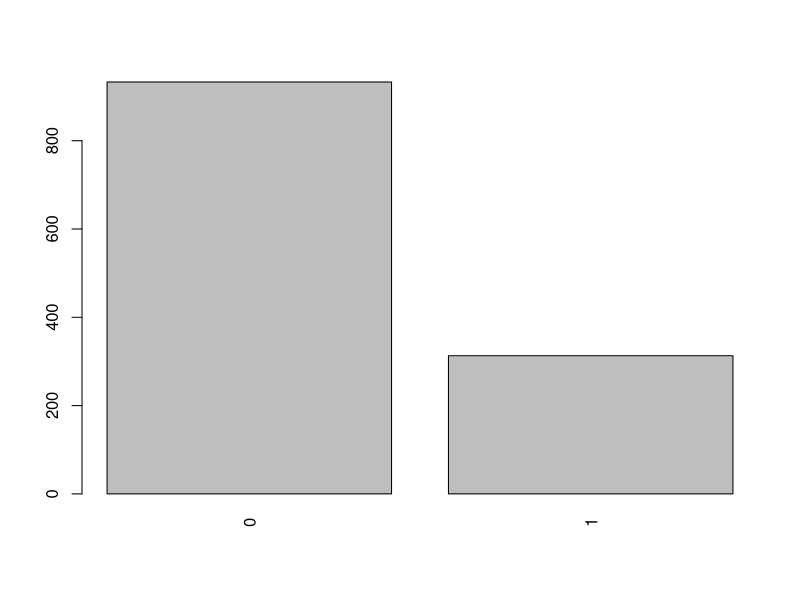
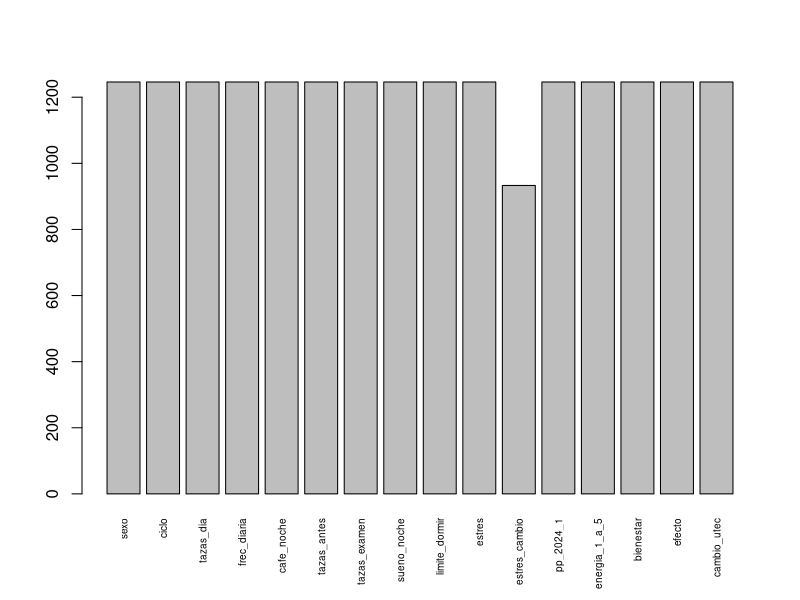
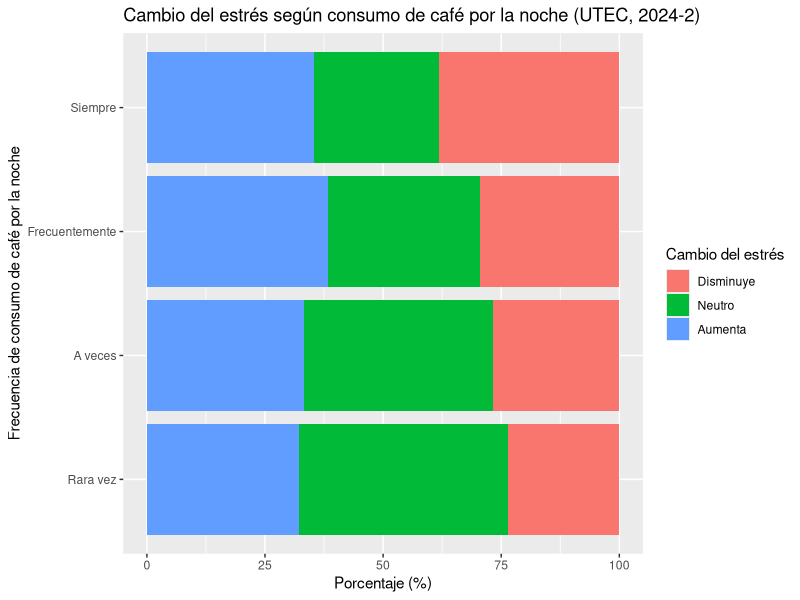
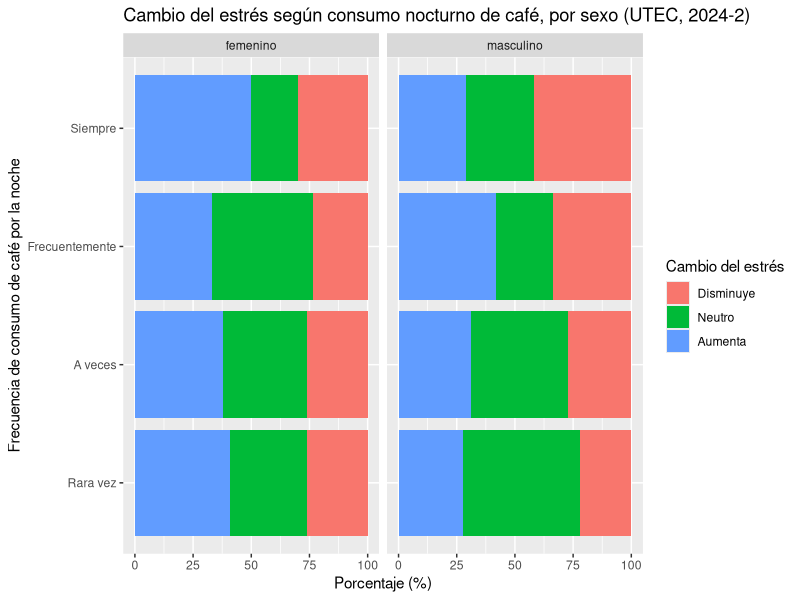
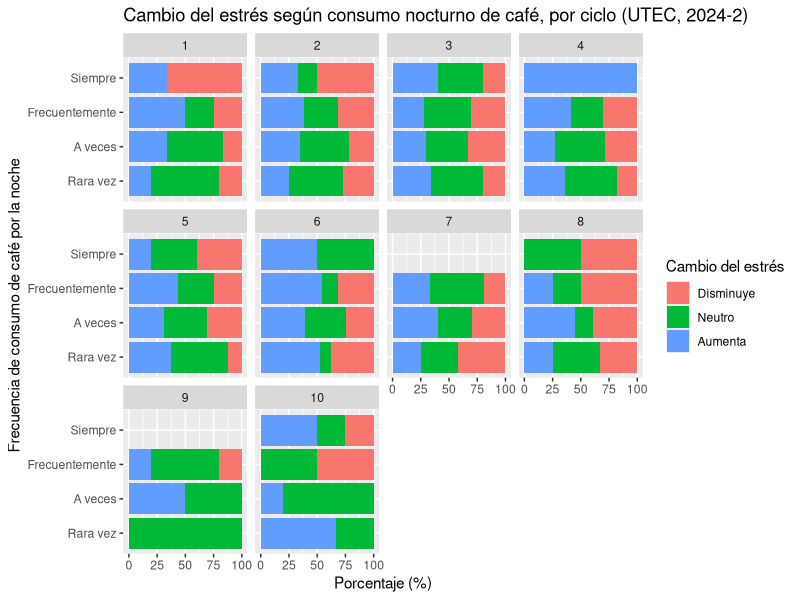
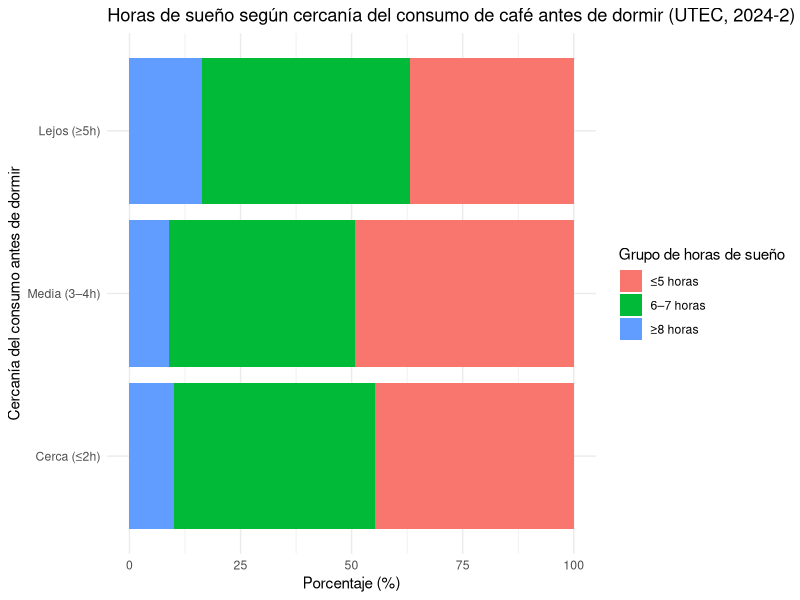
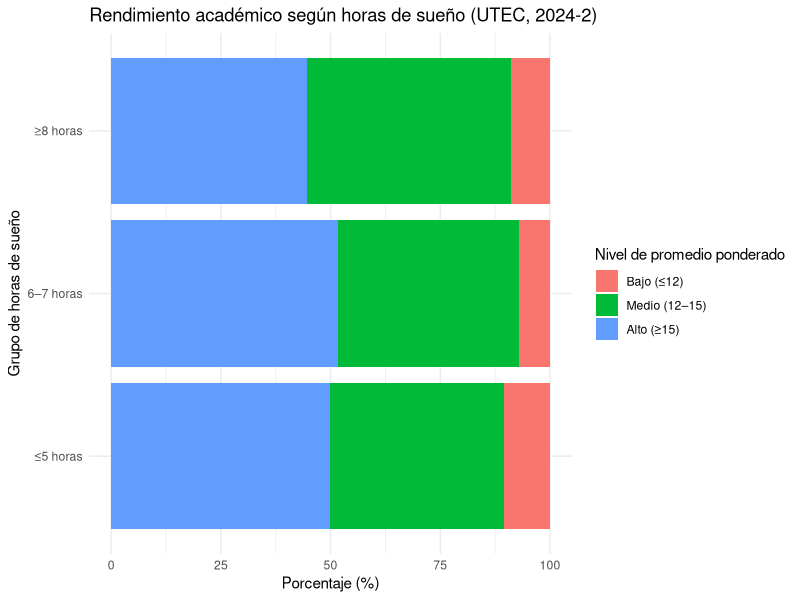
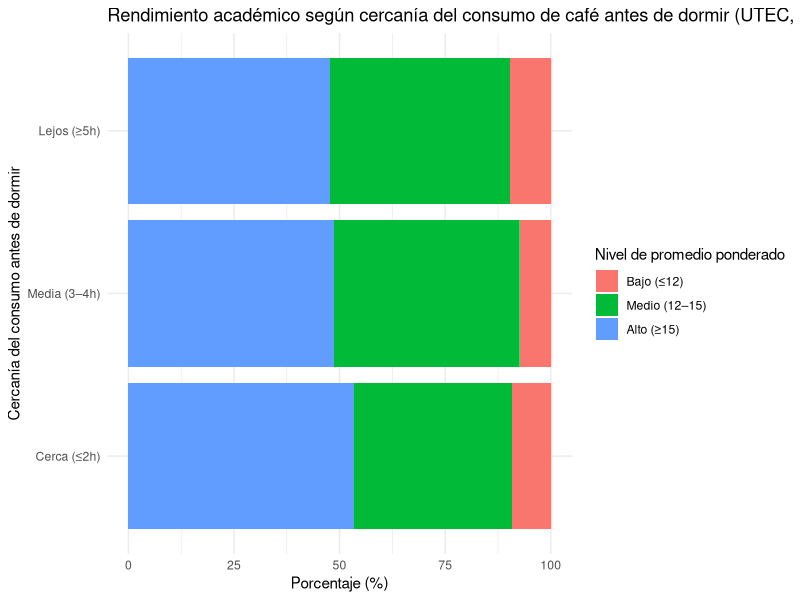

Here is the R script that generated these plots, in order:
## ---- chunk 1
library(readr)
library(plyr)
library(dplyr)
library(tidyr)
library(tidyverse)
library(ggplot2)
## ---- chunk 2
CAFE<-read_csv("DATACAFE.csv")
CAFE
## ---- chunk 3
names(CAFE) # muestra todos los nombres de las columnas
## ---- chunk 4
unique(CAFE$`¿Consume café?`)
## ---- chunk 5
SI_CAFE<- filter(CAFE, `¿Consume café?`  == "Sí"  | `¿Consume café?`  == "si")
SI_CAFE
## ---- chunk 6
SI_CAFE <- rename(
  SI_CAFE,
  sexo          = "Sexo",
  ciclo         = "Ciclo:",
  consume_cafe  = "¿Consume café?",
  tazas_dia     = "En promedio ¿Cuántas tazas de café consumes en un día?",
  tazas_antes   = "Antes de ser alumno de UTEC, ¿cuántas tazas de café consumías al día aproximadamente?",
  tazas_examen  = "Durante un día de exámenes, ¿Cuántas tazas de café consumes?",
  frec_diaria   = "¿Con qué frecuencia tomas café diariamente?",
  pp_2024_1     = "¿Cuál fue tu promedio ponderado en el ciclo 2024-1? (Tal cual aparece en tu intranet de estudiante).",
  limite_dormir = "¿Cuál es la cantidad máxima de horas antes de dormir en la que consumirías café?",
  efecto        = "¿Cómo crees que te afecta el consumo de café?",
  cafe_noche    = "¿Con qué frecuencia consumes café por la noche?",
  sueno_noche   = "¿Cuántas horas duermes por la noche en promedio cuando consumes café?",
  estres        = "¿Tu nivel de estrés cambia cuándo consumes café?",
  estres_cambio = "Si la respuesta anterior fue sí. ¿Cómo ha cambiado tu nivel de estrés después de consumir café?",
  energia_1_a_5 = "En una escala del 1 al 5, ¿Cómo calificarías el nivel de energía que sientes después de consumir café?\n1: No me brinda nada de energía\n3: Neutral\n5: Me brinda mucha energía",
  bienestar     = "¿Consideras que el consumo de café tiene algún efecto en tu bienestar físico o mental?",
  cambio_utec   = "¿Tu consumo de café cambió al ingresar a la universidad?"
)
## ---- chunk 7
glimpse(SI_CAFE)
## ---- chunk 8
# SOLO VARIABLES DE CAFE_OFICIAL (incluye estudio_extra)
# =========================

# NOMINALES
SI_CAFE$sexo <- factor(tolower(trimws(SI_CAFE$sexo)))
SI_CAFE$estres       <- factor(SI_CAFE$estres)
SI_CAFE$bienestar    <- factor(SI_CAFE$bienestar)
SI_CAFE$efecto       <- factor(SI_CAFE$efecto)

# ORDINALES (factor con levels)
SI_CAFE$frec_diaria <- factor(SI_CAFE$frec_diaria,
  levels = c("Nunca","Rara vez","A veces","Frecuentemente","Siempre")
)

SI_CAFE$cafe_noche <- factor(SI_CAFE$cafe_noche,
  levels = c("Nunca","Rara vez","A veces","Frecuentemente","Siempre")
)

SI_CAFE$estres_cambio <- factor(SI_CAFE$estres_cambio,
  levels = c("Disminuye","Neutro","Aumenta")
)

SI_CAFE$cambio_utec <- factor(SI_CAFE$cambio_utec,
  levels = c("Disminuyó mucho","Disminuyó","No cambio","Aumentó","Aumentó mucho")
)

# NUMÉRICAS (discretas -> integer)
SI_CAFE$ciclo         <- as.integer(SI_CAFE$ciclo)
SI_CAFE$tazas_dia     <- as.integer(SI_CAFE$tazas_dia)
SI_CAFE$tazas_antes   <- as.integer(SI_CAFE$tazas_antes)
SI_CAFE$tazas_examen  <- as.integer(SI_CAFE$tazas_examen)
SI_CAFE$sueno_noche   <- as.integer(SI_CAFE$sueno_noche)
SI_CAFE$limite_dormir <- as.integer(SI_CAFE$limite_dormir)
SI_CAFE$energia_1_a_5 <- as.integer(SI_CAFE$energia_1_a_5)

# NUMÉRICAS (continuas -> double)
SI_CAFE$pp_2024_1 <- as.double(SI_CAFE$pp_2024_1)

SI_CAFE
## ---- chunk 9
# 1) ¿Cuántas filas totales tienes?
nrow(SI_CAFE)

# 2) ¿Cuántas filas tienen AL MENOS un NA (en cualquier columna)?
filas_con_NA <- sum(!complete.cases(SI_CAFE))
filas_con_NA

# 3) ¿Cuántas filas NO tienen ningún NA (en ninguna columna)?
filas_sin_NA <- sum(complete.cases(SI_CAFE))
filas_sin_NA


## ---- chunk 10
# 1) Definir variables CLAVE que se usara en el analisis 

# Variables CUANTITATIVAS
# "tazas_dia", "tazas_antes", "tazas_examen" ,"sueno_noche", "limite_dormir", "pp_2024_1", "energia_1_a_5" 

# Variables CUALITATIVAS
# "frec_diaria", "cafe_noche", "estres", "estres_cambio","bienestar", "efecto","cambio_utec", "sexo", "ciclo", 

CAFE_OFICIAL <- SI_CAFE %>%
  select(
    # Factores demográficos
    sexo, ciclo,

    # Consumo de café
    tazas_dia, frec_diaria, cafe_noche, tazas_antes, tazas_examen,

    # Sueño
    sueno_noche, limite_dormir,

    # Estrés
    estres, estres_cambio,

    # Rendimiento académico
    pp_2024_1,

    # Efectos percibidos (físicos/mentales)
    energia_1_a_5, bienestar, efecto,

    # Cambio al ingresar a la U
    cambio_utec
  )



#REVISAMOS LA DATA (ANTES)

summary(CAFE_OFICIAL , useNA = "always")

#HAY DATOS QUE NO TIENEN NIGUNA LOGICA como tener un PONDERARO MAYOR A 20)

#FILTRAMOS PONIENDO RESTRICIONES
CAFE_OFICIAL <- CAFE_OFICIAL %>%
  filter(
    ciclo >= 1 & ciclo <= 10,
    tazas_dia >= 0 & tazas_dia <= 15,
    tazas_antes >= 0 & tazas_antes <= 20,
    tazas_examen >= 0 & tazas_examen <= 20,
    sueno_noche >= 1 & sueno_noche <= 12,
    limite_dormir >= 0 & limite_dormir <= 24,
    pp_2024_1 >= 0 & pp_2024_1 <= 20,
    energia_1_a_5 >= 1 & energia_1_a_5 <= 5
  )

"DATA DESPUES DE PONER RESTRICCIONES"

#REVISAMOS LA DATA (DESPUES)

summary(CAFE_OFICIAL , useNA = "always")


colSums(is.na(CAFE_OFICIAL))

## ---- chunk 11
# 1) ¿Cuántas filas totales tienes?
nrow(CAFE_OFICIAL)

# 2) ¿Cuántas filas tienen AL MENOS un NA (en cualquier columna)?
filas_con_NA <- sum(!complete.cases(CAFE_OFICIAL))
filas_con_NA

# 3) ¿Cuántas filas NO tienen ningún NA (en ninguna columna)?
filas_sin_NA <- sum(complete.cases(CAFE_OFICIAL))
filas_sin_NA

#4 Cuantos NA hay por filas 
barplot(table (rowSums (is.na(CAFE_OFICIAL))),las=3)

#5 EN CUANTAS COLUMNAS NO HAY NA EN CADA VARIABLE
barplot (colSums (!is.na (CAFE_OFICIAL)), las=3 , cex.names = 0.6)
## ---- chunk 12
# OBJETIVO 1: Consumo vs Estrés + diferenciando por sexo y ciclo
OBJ1 <- CAFE_OFICIAL %>%
  select(sexo, ciclo, cafe_noche, estres, estres_cambio, tazas_dia, frec_diaria) %>%
  filter(complete.cases(.))

nrow(OBJ1)  # n final del objetivo 1
## ---- chunk 13
# 1) TABLA PRINCIPAL: consumo nocturno vs cambio de estrés (porcentajes por fila)
tab_obj1 <- table(OBJ1$cafe_noche, OBJ1$estres_cambio)
tab_obj1
round(prop.table(tab_obj1, 1) * 100, 2)
## ---- chunk 14
# 2) GRÁFICO GENERAL 
OBJ1 %>%
  count(cafe_noche, estres_cambio) %>%
  group_by(cafe_noche) %>%
  mutate(porc = n / sum(n) * 100) %>%
  ggplot(aes(x = cafe_noche, y = porc, fill = estres_cambio)) +
  geom_col() +
  coord_flip() +
  labs(
    title = "Cambio del estrés según consumo de café por la noche (UTEC, 2024-2)",
    x = "Frecuencia de consumo de café por la noche",
    y = "Porcentaje (%)",
    fill = "Cambio del estrés"
  )
## ---- chunk 15
# 3) POR SEXO 
OBJ1 %>%
  count(sexo, cafe_noche, estres_cambio) %>%
  group_by(sexo, cafe_noche) %>%
  mutate(porc = n / sum(n) * 100) %>%
  ggplot(aes(x = cafe_noche, y = porc, fill = estres_cambio)) +
  geom_col() +
  coord_flip() +
  facet_wrap(~ sexo) +
  labs(
    title = "Cambio del estrés según consumo nocturno de café, por sexo (UTEC, 2024-2)",
    x = "Frecuencia de consumo de café por la noche",
    y = "Porcentaje (%)",
    fill = "Cambio del estrés"
  )

## ---- chunk 16
# 4) POR CICLO 
OBJ1 %>%
  count(ciclo, cafe_noche, estres_cambio) %>%
  group_by(ciclo, cafe_noche) %>%
  mutate(porc = n / sum(n) * 100) %>%
  ggplot(aes(x = cafe_noche, y = porc, fill = estres_cambio)) +
  geom_col() +
  coord_flip() +
  facet_wrap(~ ciclo) +
  labs(
    title = "Cambio del estrés según consumo nocturno de café, por ciclo (UTEC, 2024-2)",
    x = "Frecuencia de consumo de café por la noche",
    y = "Porcentaje (%)",
    fill = "Cambio del estrés"
  )
## ---- chunk 17
# OBJETIVO 2: Sueño + Cercanía antes de dormir + Rendimiento
# =========================

OBJ2 <- CAFE_OFICIAL %>%
  select( tazas_dia, cafe_noche, sueno_noche, limite_dormir, pp_2024_1) %>%
  # rangos razonables para evitar valores raros 
  filter(
    sueno_noche >= 1, sueno_noche <= 12,
    limite_dormir >= 0, limite_dormir <= 24,
    pp_2024_1 >= 0, pp_2024_1 <= 20
  ) %>%
  filter(complete.cases(.)) %>%
  mutate(
    # Cercanía del consumo antes de dormir (a partir de limite_dormir)
    cercania_cafe = case_when(
      limite_dormir <= 2 ~ "Cerca (≤2h)",
      limite_dormir <= 4 ~ "Media (3–4h)",
      TRUE               ~ "Lejos (≥5h)"
    ),
    cercania_cafe = factor(cercania_cafe, levels = c("Cerca (≤2h)", "Media (3–4h)", "Lejos (≥5h)")),

    # Grupo de horas de sueño
    grupo_sueno = case_when(
      sueno_noche <= 5 ~ "≤5 horas",
      sueno_noche <= 7 ~ "6–7 horas",
      TRUE             ~ "≥8 horas"
    ),
    grupo_sueno = factor(grupo_sueno, levels = c("≤5 horas","6–7 horas","≥8 horas")),

    # Grupo de PP (rendimiento)
    grupo_pp = case_when(
      pp_2024_1 <= 12 ~ "Bajo (≤12)",
      pp_2024_1 <  15 ~ "Medio (12–15)",
      TRUE           ~ "Alto (≥15)"
    ),
    grupo_pp = factor(grupo_pp, levels = c("Bajo (≤12)","Medio (12–15)","Alto (≥15)"))
  )

nrow(OBJ2)  # n del Objetivo 2
## ---- chunk 18
# 1) Gráfico 1 : Cercanía del café antes de dormir ↔ Grupo de sueño
OBJ2 %>%
  count(cercania_cafe, grupo_sueno) %>%
  group_by(cercania_cafe) %>%
  mutate(porc = n / sum(n) * 100) %>%
  ggplot(aes(y = cercania_cafe, x = porc, fill = grupo_sueno)) +
  geom_col() +
  labs(
    title = "Horas de sueño según cercanía del consumo de café antes de dormir (UTEC, 2024-2)",
    x = "Porcentaje (%)",
    y = "Cercanía del consumo antes de dormir",
    fill = "Grupo de horas de sueño"
  ) +
  scale_x_continuous(limits = c(0, 100)) +
  theme_minimal()
## ---- chunk 19
# 2) Gráfico 2 : Grupo de sueño ↔ Grupo de rendimiento (PP)
OBJ2 %>%
  count(grupo_sueno, grupo_pp) %>%
  group_by(grupo_sueno) %>%
  mutate(porc = n / sum(n) * 100) %>%
  ggplot(aes(y = grupo_sueno, x = porc, fill = grupo_pp)) +
  geom_col() +
  labs(
    title = "Rendimiento académico según horas de sueño (UTEC, 2024-2)",
    x = "Porcentaje (%)",
    y = "Grupo de horas de sueño",
    fill = "Nivel de promedio ponderado"
  ) +
  scale_x_continuous(limits = c(0, 100)) +
  theme_minimal()

## ---- chunk 20
# 3) Gráfico 3 : Cercanía del consumo ↔ Grupo de rendimiento (PP)
OBJ2 %>%
  count(cercania_cafe, grupo_pp) %>%
  group_by(cercania_cafe) %>%
  mutate(porc = n / sum(n) * 100) %>%
  ggplot(aes(y = cercania_cafe, x = porc, fill = grupo_pp)) +
  geom_col() +
  labs(
    title = "Rendimiento académico según cercanía del consumo de café antes de dormir (UTEC, 2024-2)",
    x = "Porcentaje (%)",
    y = "Cercanía del consumo antes de dormir",
    fill = "Nivel de promedio ponderado"
  ) +
  scale_x_continuous(limits = c(0, 100)) +
  theme_minimal()
## ---- chunk 21
# OBJETIVO 3: Cambio UTEC + Energía + Bienestar


# 0) Base limpia SOLO para este objetivo (no pierdes filas por otras variables)
OBJ3 <- CAFE_OFICIAL %>%
  select(cambio_utec, tazas_antes, tazas_dia, energia_1_a_5, bienestar) %>%
  filter(complete.cases(.))

nrow(OBJ3)  # n del objetivo 3
## ---- chunk 22
# 1) GRÁFICO 1: Cambio en consumo al ingresar a la U (barras en %)

OBJ3 %>%
  count(cambio_utec) %>%
  mutate(porc = n / sum(n) * 100) %>%
  ggplot(aes(y = cambio_utec, x = porc)) +
  geom_col() +
  labs(
    title = "Cambio en el consumo de café al ingresar a la universidad (UTEC, 2024-2)",
    x = "Porcentaje de estudiantes (%)",
    y = "Cambio reportado"
  )
## ---- chunk 23
# 2) Crear grupo de energía (para gráfico más claro)

OBJ3 <- OBJ3 %>%
  mutate(
    energia_grupo = case_when(
      energia_1_a_5 %in% c(1,2) ~ "Baja (1–2)",
      energia_1_a_5 == 3        ~ "Media (3)",
      energia_1_a_5 %in% c(4,5) ~ "Alta (4–5)",
      TRUE ~ NA_character_
    )
  ) %>%
  filter(!is.na(energia_grupo))

OBJ3$energia_grupo <- factor(OBJ3$energia_grupo, levels = c("Baja (1–2)","Media (3)","Alta (4–5)"))

## ---- chunk 24
# 3) GRÁFICO 2: Energía según cambio en consumo 

OBJ3 %>%
  count(cambio_utec, energia_grupo) %>%
  group_by(cambio_utec) %>%
  mutate(porc = n / sum(n) * 100) %>%
  ggplot(aes(y = cambio_utec, x = porc, fill = energia_grupo)) +
  geom_col() +
  labs(
    title = "Nivel de energía percibida según cambio en consumo de café (UTEC, 2024-2)",
    x = "Porcentaje de estudiantes (%)",
    y = "Cambio reportado",
    fill = "Energía (1–5)"
  )


## ---- chunk 25
# 4) GRÁFICO 3: Bienestar según cambio en consumo

OBJ3 %>%
  count(cambio_utec, bienestar) %>%
  group_by(cambio_utec) %>%
  mutate(porc = n / sum(n) * 100) %>%
  ggplot(aes(y = cambio_utec, x = porc, fill = bienestar)) +
  geom_col() +
  labs(
    title = "Bienestar percibido según cambio en consumo de café (UTEC, 2024-2)",
    x = "Porcentaje de estudiantes (%)",
    y = "Cambio reportado",
    fill = "Bienestar"
  )
  
## ---- chunk 26
# 5) TABLA RESUMEN: cambio real (antes vs ahora) + energía promedio

tabla_obj3 <- OBJ3 %>%
  group_by(cambio_utec) %>%
  summarise(
    n = n(),
    tazas_antes_prom = round(mean(tazas_antes),2),
    tazas_ahora_prom = round(mean(tazas_dia),2),
    delta_prom = tazas_ahora_prom - tazas_antes_prom,
    energia_prom = round(mean(energia_1_a_5),2),
    .groups = "drop"
  )

tabla_obj3
